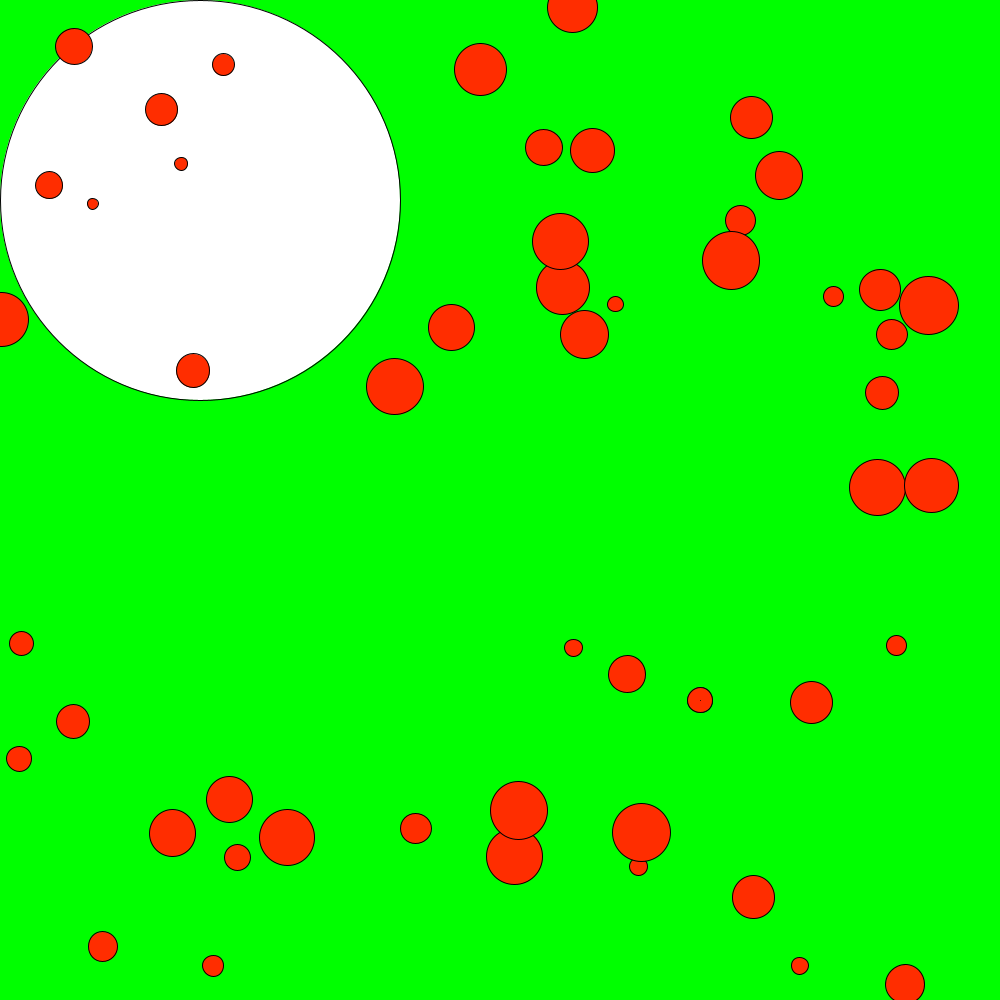
Frame 1 (no input)
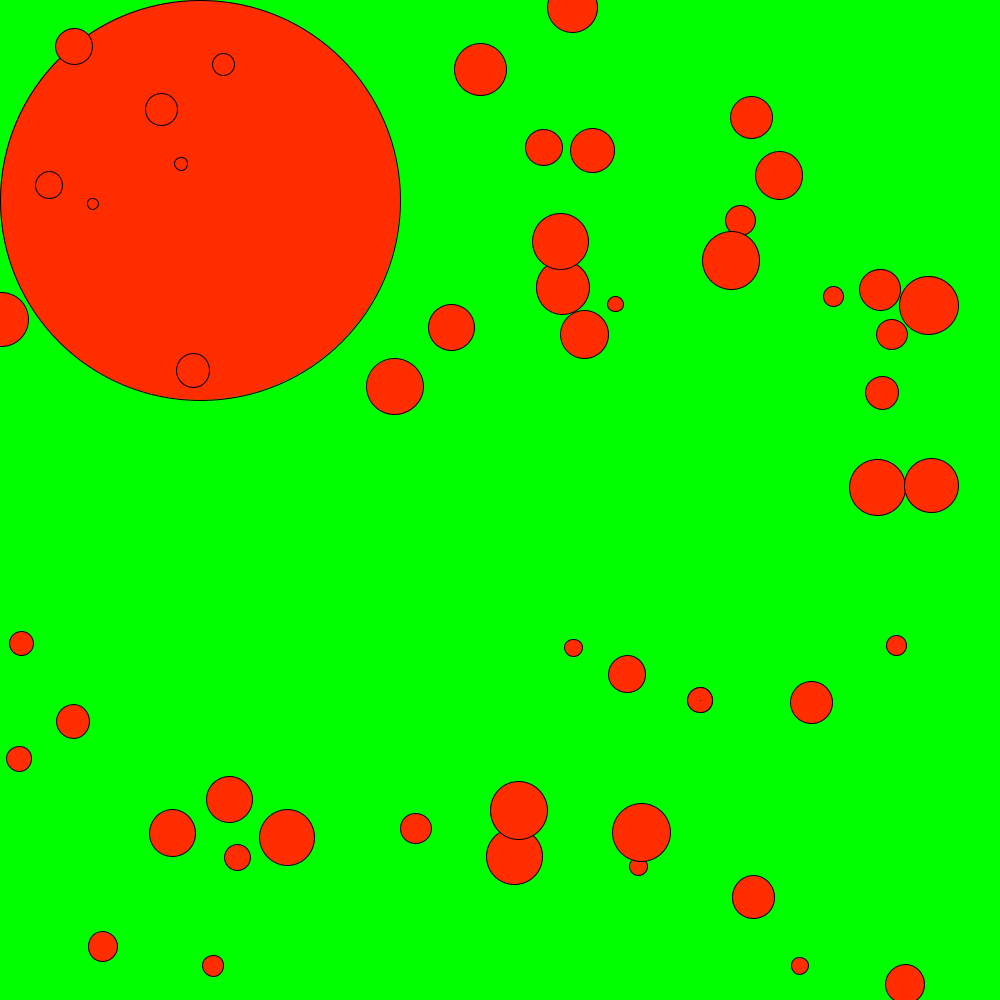
Frame 60 (the mouse pressed at the canvas centre just before this capture)
Frame 120 (the mouse held since frame 60 and released just before this capture): identical to frame 60, image omitted

The Processing sketch that drew these frames (run headless with seeded random() and noise(); from frame 60 on, the mouse is pressed at the canvas centre):

// Processing sketch: processing_104097
// ── processing_104097.pde

bot b = new bot(700,700, 25);
obst o[] = new obst [50];
void setup() {

  for (int i=0;i<o.length;i++) {
    float x = random(1000);
    float y = random(1000);
    o[i]=new obst(random(1000), random(1000), random(10, 60));
  }
  smooth();
  size(1000, 1000);
}
float eggX=200;
float eggY=200;

void draw() {
  colorMode(RGB, 255);
  background(0,255,0 );

  ellipse(eggX, eggY, 400, 400);
  b.render();
  if (dist(b.x, b.y, eggX, eggY)<200) {
    strokeWeight(5);
    b.m=0;
  }

  b.render(); 
  for (int i=0;i<o.length;i++) {
    o[i].render();
  }
}

  class obst {

    float x=0;
    float y=0;
    float d=0;
    float a=0;
    float m=0;
    int colour=0;
    obst(float newX, float newY, float newD) {
      x=newX;
      y=newY;
      d=newD;
      a=(0);
      m=(0);
      colour =(int)random(100);
    }



    void render() {
      if (dist(this.x, this.y, b.x, b.y) <d/2) {
        if (b.life > 0) {
          b.life--;
        }
        else {
          b.m=0;
        }
      }

      ellipse(x, y, d, d);
    }
  }

  class bot {
    int life=3;
    float x=0;
    float y=0;
    float d=0;
    float a=0;
    float m=0;
    int colour=0;
    bot(float newX, float newY, float newD) {
      x=newX;
      y=newY;
      d=newD;
      a=(0);
      m=(0);
      colour =(int)random(100);
    }




    void render() {


      float xChange = cos(radians(a))*m;
      float yChange = sin(radians(a))*m;
      x+=xChange;
      y+=yChange;
      //a++;

      if (keyPressed == true) {
        if (key == 'w') {
          m+=0.05;
        }
        if (key == 'a') {
          a--;
        }
        if (key == 's') {
          m-=0.05;
        }
        if (key == 'd') {
          a++;
        }
        if (key == '.') {
          m+=0.05;
        }
        if (key == ',') {
          m-=0.05;
        }
      }


      ellipse(x, y, d, d);

      line(x, y, (x-xChange*30), (y-yChange*30));

      if (x>width) {
        x=0;
      }
      if (x<0) {
        x=width;
      }
      if (y>height) {
        y=0;
      }
      if (y<0) {
        y=height;
      }
      colorMode(HSB, 100);
      fill(life, 100, 100);
    }
  }
